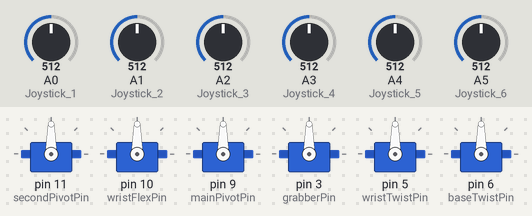
A sketch run on a simulated Arduino Uno, built with avr-gcc and run on an emulated ATmega328P. Shown: 6 × servo. The test bench sets the inputs (shaded band); at power-on: A0 (Joystick_1) = 512, A1 (Joystick_2) = 512, A2 (Joystick_3) = 512, A3 (Joystick_4) = 512, A4 (Joystick_5) = 512, A5 (Joystick_6) = 512.

Above: at 1.2 s.
1.3 s: A0 (Joystick_1) set to 716
At 2.3 s:
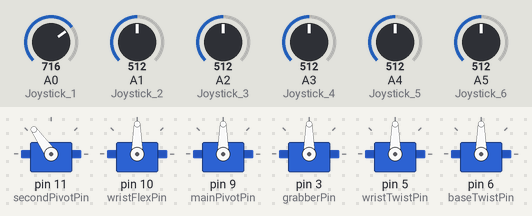
2.8 s: A1 (Joystick_2) set to 716
At 3.1 s:
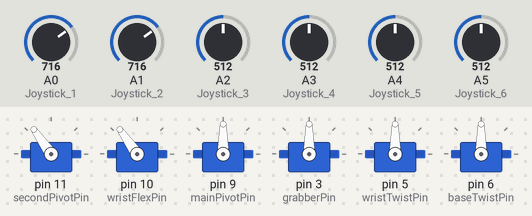
4.3 s: A2 (Joystick_3) set to 716
At 5.1 s:
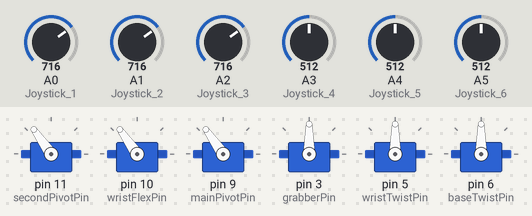
5.8 s: A3 (Joystick_4) set to 716
At 7.0 s:
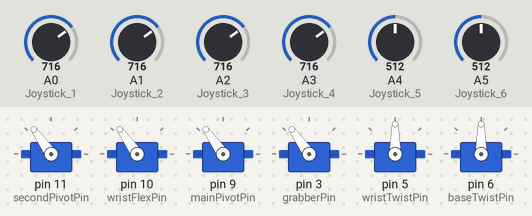
7.3 s: A4 (Joystick_5) set to 716
At 8.5 s:
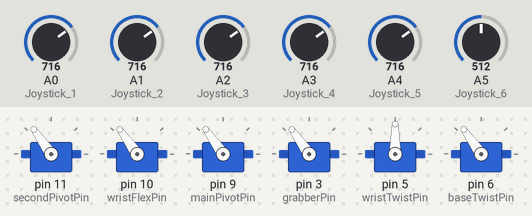
8.8 s: A5 (Joystick_6) set to 716
At 9.3 s:
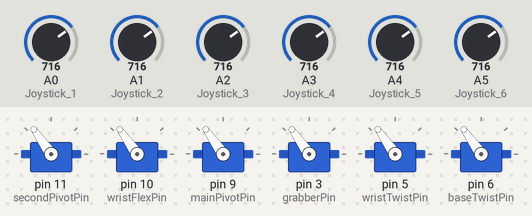
Timing chart, 0 to 11.3 s (numbered marks = the images above; inputs shaded):
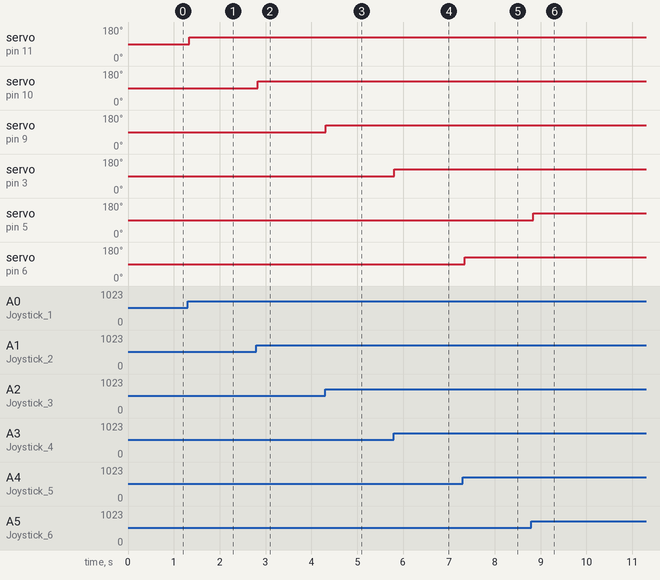

The sketch:

RobotArmV2.ino
```cpp
#include <Servo.h>

Servo SecondPivot;
Servo WristFlex;
Servo MainPivot;
Servo Grabber;
Servo WristTwist;
Servo BaseTwist;


int secondPivotPin = 11;
int wristFlexPin = 10;
int mainPivotPin = 9;
int grabberPin = 3;
int wristTwistPin = 5;
int baseTwistPin = 6;

int Joystick_1 = A0;    // select the input pin for the potentiometer
int Joystick_1_Val = 0;  // variable to store the value coming from the sensor
int Joystick_2 = A1;    // select the input pin for the potentiometer
int Joystick_2_Val = 0;  // variable to store the value coming from the sensor
int Joystick_3 = A2;    // select the input pin for the potentiometer
int Joystick_3_Val = 0;  // variable to store the value coming from the sensor
int Joystick_4 = A3;    // select the input pin for the potentiometer
int Joystick_4_Val = 0;  // variable to store the value coming from the sensor
int Joystick_5 = A4;    // select the input pin for the potentiometer
int Joystick_5_Val = 0;  // variable to store the value coming from the sensor
int Joystick_6 = A5;    // select the input pin for the potentiometer
int Joystick_6_Val = 0;  // variable to store the value coming from the sensor


void setup() {
  // declare the ledPin as an OUTPUT:
  Serial.begin(9600);
  SecondPivot.attach(secondPivotPin);
  WristFlex.attach(wristFlexPin);
  MainPivot.attach(mainPivotPin);
  Grabber.attach(grabberPin);
  WristTwist.attach(wristTwistPin);
  BaseTwist.attach(baseTwistPin);
}

void loop() {
  // read the value from the sensor:
  Joystick_1_Val = analogRead(Joystick_1);
  Joystick_2_Val = analogRead(Joystick_2);
  Joystick_3_Val = analogRead(Joystick_3);
  Joystick_4_Val = analogRead(Joystick_4);
  Joystick_5_Val = analogRead(Joystick_5);
  Joystick_6_Val = analogRead(Joystick_6);


  Joystick_1_Val = map(Joystick_1_Val, 0, 1023, 0, 180);
  Joystick_2_Val = map(Joystick_2_Val, 0, 1023, 0, 180);
  Joystick_3_Val = map(Joystick_3_Val, 0, 1023, 0, 180);
  Joystick_4_Val = map(Joystick_4_Val, 0, 1023, 0, 180);
  Joystick_5_Val = map(Joystick_5_Val, 0, 1023, 0, 180);
  Joystick_6_Val = map(Joystick_6_Val, 0, 1023, 0, 180);

  SecondPivot.write(Joystick_1_Val);
  WristFlex.write(Joystick_2_Val);
  MainPivot.write(Joystick_3_Val);
  Grabber.write(Joystick_4_Val);
  WristTwist.write(Joystick_6_Val);
  BaseTwist.write(Joystick_5_Val);


  delay(50);

}
```

Measured:
- after the input at 1.3 s, servo on pin 11 (secondPivotPin): 90° → 125° at once
- after the input at 2.8 s, servo on pin 10 (wristFlexPin): 90° → 125° at once
- after the input at 4.3 s, servo on pin 9 (mainPivotPin): 90° → 125° at once
- after the input at 5.8 s, servo on pin 3 (grabberPin): 90° → 125° at once
- after the input at 7.3 s, servo on pin 6 (baseTwistPin): 90° → 125° after 0.05 s
- after the input at 8.8 s, servo on pin 5 (wristTwistPin): 90° → 125° at once
